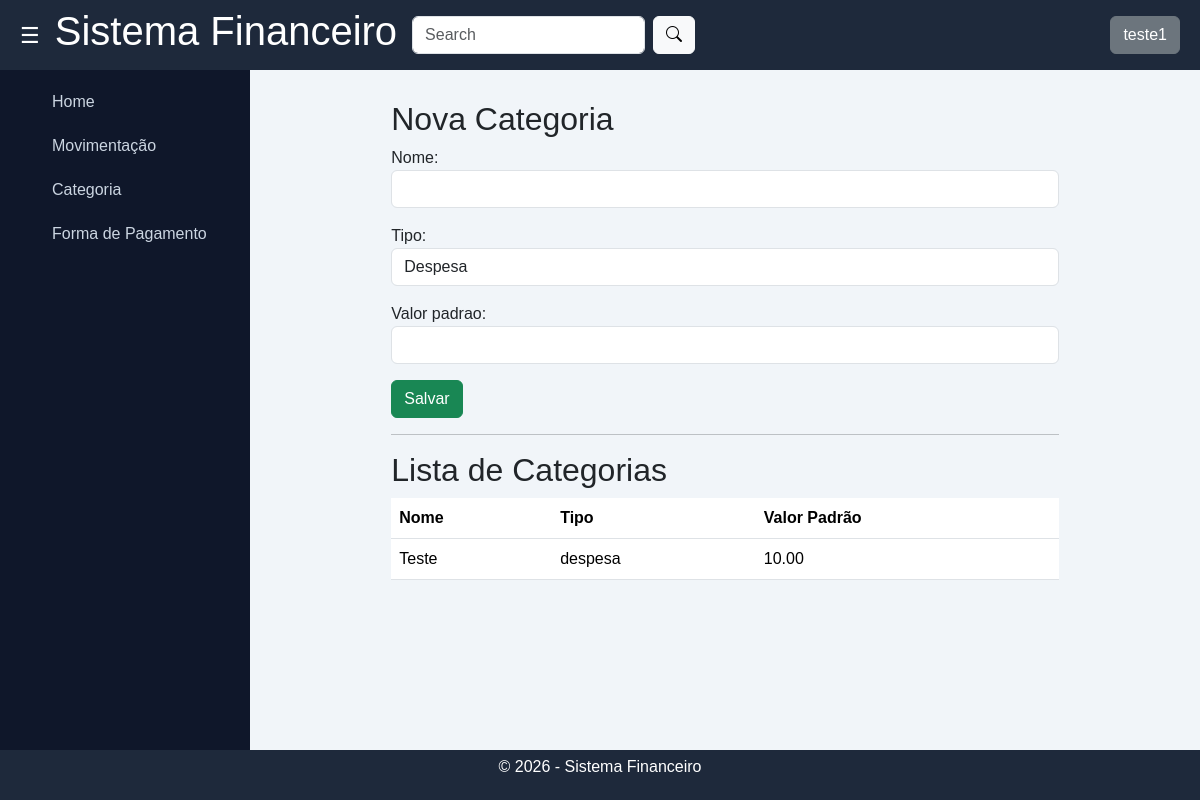
The page /financas/categorias/ (signed in) on the database its author committed.
### financas/models/categoria.py (models this page shows, shortened)
class Categoria(models.Model):
    TIPO_CHOICES = [
        ('receita', 'Receita'),
        ('despesa', 'Despesa'),
    ]
    user = models.ForeignKey(settings.AUTH_USER_MODEL, on_delete=models.CASCADE, null=True, blank=True)
    nome = models.CharField(max_length=100)
    tipo = models.CharField(max_length=10,choices=TIPO_CHOICES,default='despesa')
    valor_padrao = models.DecimalField(max_digits=10, decimal_places=2, null=True, blank=True)

### financas/views.py (the view)
# urls.py: path('categorias/', views.categoria_list_create, name='categoria_list_create'),
@login_required
def categoria_list_create(request):
    categoria = Categoria.objects.filter(
        user=request.user
    ).order_by('-id')
    if request.method == "POST":
        form = CategoriaForm(request.POST)
        if form.is_valid():
            categoria = form.save(commit=False)
            categoria.user = request.user
            categoria.save()
            return redirect('categoria_list_create')
    else:
        form = CategoriaForm()
    context = {
        'form': form,
        'categoria': categoria
    }
    return render(request, 'categoria/categoria_page.html', context)

### financas/forms.py
class CategoriaForm(forms.ModelForm):
    class Meta:
        model = Categoria
        fields = ['nome', 'tipo', 'valor_padrao']
        widgets = {
            'nome': forms.TextInput(attrs={'class': 'form-control'}),
            'tipo': forms.Select(attrs={'class': 'form-control'}),
            'valor_padrao': forms.NumberInput(attrs={'class': 'form-control'}),
        }
    def __init__(self, *args, **kwargs):
        user = kwargs.pop('user', None)  # remove user dos kwargs
        super().__init__(*args, **kwargs)
        if user:
            self.fields['categoria'].queryset = Categoria.objects.filter(user=user)

### templates/categoria/categoria_page.html (shortened to what this page needs)
{% extends 'base.html' %}
{% block content %}
<h2>Nova Categoria</h2>
<form method="POST">
    {{ form.as_p }}
    <button type="submit" class="btn btn-success">Salvar</button>
</form>
<hr>
<h2>Lista de Categorias</h2>
<div class="table-responsive">
    <table class="table table-hover mb-0">
        <thead class="text-white" style="background-color: #07b29b;">
            <tr>
                <th>Nome</th>
                <th>Tipo</th>
                <th>Valor Padrão</th>
            </tr>
        </thead>
        <tbody>
            {% for categoria in categoria %}
            <tr onclick="window.location.href='{% url 'categoria_detail' categoria.pk %}'" style="cursor: pointer;"
                class="{% if forloop.counter|divisibleby:2 %}linha-verde{% else %}linha-branca{% endif %}"
                title="Ver detalhes">
                <td>{{ categoria.nome }}</td>
                <td>{{ categoria.tipo }}</td>
                <td>{{ categoria.valor_padrao }}</td>
            </tr>
            {% empty %}
            <tr>
                <td colspan="2" class="text-center">Nenhuma categoria localizada.</td>
            </tr>
            {% endfor %}
        </tbody>
    </table>
</div>
{% endblock %}

### templates/base.html (shortened to what this page needs)
{% load static %}
<!DOCTYPE html>
<html lang="pt-br">
<head>
    <link rel="stylesheet" href="{% static 'css/style.css' %}">
    <link href="https://cdn.jsdelivr.net/npm/bootstrap@5.3.8/dist/css/bootstrap.min.css" rel="stylesheet"
>
        <link rel="stylesheet" href="https://cdn.jsdelivr.net/npm/bootstrap-icons@1.13.1/font/bootstrap-icons.min.css">
</head>
<body>
    <div class="layout" id="layout">
        <header class="header">
            <button id="toggleBtn" class="toggle-btn">☰</button>
            <h1>Sistema Financeiro</h1>
            <form class="d-flex" role="search">
                <input class="form-control me-2" type="search" placeholder="Search" aria-label="Search" />
                <button class="btn btn-light" type="submit"><i class="bi bi-search"></i></button>
            </form>
            <nav class="ms-auto">
                <div class="dropdown">
                    <button class="btn btn-secondary " type="button" data-bs-toggle="dropdown"
                        aria-expanded="false">
                        {{ user.username }}
                    </button>
                </div>
            </nav>
        </header>
        <aside class="sidebar" id="sidebar">
            <nav>
                <ul>
                    <li><a href="{% url 'dashboard' %}">Home</a></li>
                    <li><a href="{% url 'transacao_list_create' %}">Movimentação</a></li>
                    <li><a href="{% url 'categoria_list_create' %}">Categoria</a></li>
                    <li><a href="{% url 'formaPagamento_list_create' %}">Forma de Pagamento</a></li>
                </ul>
            </nav>
        </aside>
        <main class="content">
            <div class="w-75 mx-auto">
                {% block content%}
                {% endblock %}
            </div>
        </main>
        <footer class="footer">
            <p>© 2026 - Sistema Financeiro</p>
        </footer>
    </div>
</body>
</html>

### financas/static/css/style.css (style rules this page uses)
* { margin: 0; padding: 0; box-sizing: border-box; font-family: Arial, sans-serif; }
.layout { display: grid; grid-template-areas: "header header" "sidebar content" "footer footer"; grid-template-columns: 250px 1fr; grid-template-rows: 70px 1fr 50px; height: 100vh; transition: 0.3s ease; }
.header { grid-area: header; background: #1e293b; color: white; display: flex; align-items: center; padding: 0 20px; gap: 15px; }
.toggle-btn { background: none; border: none; font-size: 22px; color: white; cursor: pointer; }
.sidebar { grid-area: sidebar; background: #0f172a; padding: 20px; transition: 0.3s ease; overflow: hidden; }
.sidebar ul { list-style: none; }
.sidebar li { margin-bottom: 20px; }
.sidebar a { color: #cbd5e1; text-decoration: none; transition: 0.3s; }
.content { grid-area: content; padding: 30px; background: #f1f5f9; overflow-y: auto; }
.footer { grid-area: footer; background: #1e293b; color: white; display: flex; align-items: center; justify-content: center; }

### rows shown on the page
Categoria: nome "Teste", tipo "despesa", valor_padrao "10.00"

### other values the page prints
{{ user.username }} "teste1"
